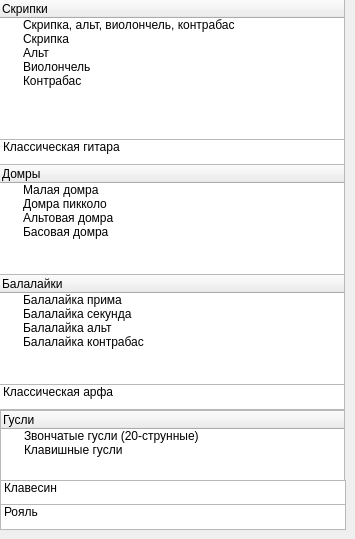
      <widget class="QWidget" name="tab">
       <attribute name="title">
        <string>Струнные</string>
       </attribute>
       <widget class="QTreeWidget" name="treeWidget">
        <property name="geometry">
         <rect>
          <x>-1</x>
          <y>-1</y>
          <width>346</width>
          <height>141</height>
         </rect>
        </property>
        <property name="wordWrap">
         <bool>false</bool>
        </property>
        <property name="headerHidden">
         <bool>false</bool>
        </property>
        <column>
         <property name="text">
          <string>Скрипки</string>
         </property>
        </column>
        <item>
         <property name="text">
          <string>Скрипка, альт, виолончель, контрабас</string>
         </property>
        </item>
        <item>
         <property name="text">
          <string>Скрипка</string>
         </property>
        </item>
        <item>
         <property name="text">
          <string>Альт</string>
         </property>
        </item>
        <item>
         <property name="text">
          <string>Виолончель</string>
         </property>
        </item>
        <item>
         <property name="text">
          <string>Контрабас</string>
         </property>
        </item>
       </widget>
       <widget class="QListWidget" name="listWidget">
        <property name="geometry">
         <rect>
          <x>-1</x>
          <y>139</y>
          <width>346</width>
          <height>26</height>
         </rect>
        </property>
        <item>
         <property name="text">
          <string>Классическая гитара</string>
         </property>
        </item>
       </widget>
       <widget class="QTreeWidget" name="treeWidget_2">
        <property name="geometry">
         <rect>
          <x>-1</x>
          <y>164</y>
          <width>346</width>
          <height>111</height>
         </rect>
        </property>
        <column>
         <property name="text">
          <string>Домры</string>
         </property>
        </column>
        <item>
         <property name="text">
          <string>Малая домра</string>
         </property>
        </item>
        <item>
         <property name="text">
          <string>Домра пикколо</string>
         </property>
        </item>
        <item>
         <property name="text">
          <string>Альтовая домра</string>
         </property>
        </item>
        <item>
         <property name="text">
          <string>Басовая домра</string>
         </property>
        </item>
       </widget>
       <widget class="QTreeWidget" name="treeWidget_3">
        <property name="geometry">
         <rect>
          <x>-1</x>
          <y>274</y>
          <width>346</width>
          <height>111</height>
         </rect>
        </property>
        <column>
         <property name="text">
          <string>Балалайки</string>
         </property>
        </column>
        <item>
         <property name="text">
          <string>Балалайка прима</string>
         </property>
        </item>
        <item>
         <property name="text">
          <string>Балалайка секунда</string>
         </property>
        </item>
        <item>
         <property name="text">
          <string>Балалайка альт</string>
         </property>
        </item>
        <item>
         <property name="text">
          <string>Балалайка контрабас</string>
         </property>
        </item>
       </widget>
       <widget class="QListWidget" name="listWidget_2">
        <property name="geometry">
         <rect>
          <x>-1</x>
          <y>384</y>
          <width>346</width>
          <height>26</height>
         </rect>
        </property>
        <item>
         <property name="text">
          <string>Классическая арфа</string>
         </property>
        </item>
       </widget>
       <widget class="QListWidget" name="listWidget_5">
        <property name="geometry">
         <rect>
          <x>0</x>
          <y>480</y>
          <width>346</width>
          <height>26</height>
         </rect>
        </property>
        <item>
         <property name="text">
          <string>Клавесин</string>
         </property>
        </item>
       </widget>
       <widget class="QListWidget" name="listWidget_6">
        <property name="geometry">
         <rect>
          <x>0</x>
          <y>504</y>
          <width>346</width>
          <height>26</height>
         </rect>
        </property>
        <item>
         <property name="text">
          <string>Рояль</string>
         </property>
        </item>
       </widget>
       <widget class="QTreeWidget" name="treeWidget_6">
        <property name="geometry">
         <rect>
          <x>0</x>
          <y>410</y>
          <width>345</width>
          <height>71</height>
         </rect>
        </property>
        <column>
         <property name="text">
          <string>Гусли</string>
         </property>
        </column>
        <item>
         <property name="text">
          <string>Звончатые гусли (20-струнные)</string>
         </property>
        </item>
        <item>
         <property name="text">
          <string>Клавишные гусли</string>
         </property>
        </item>
       </widget>
      </widget>
